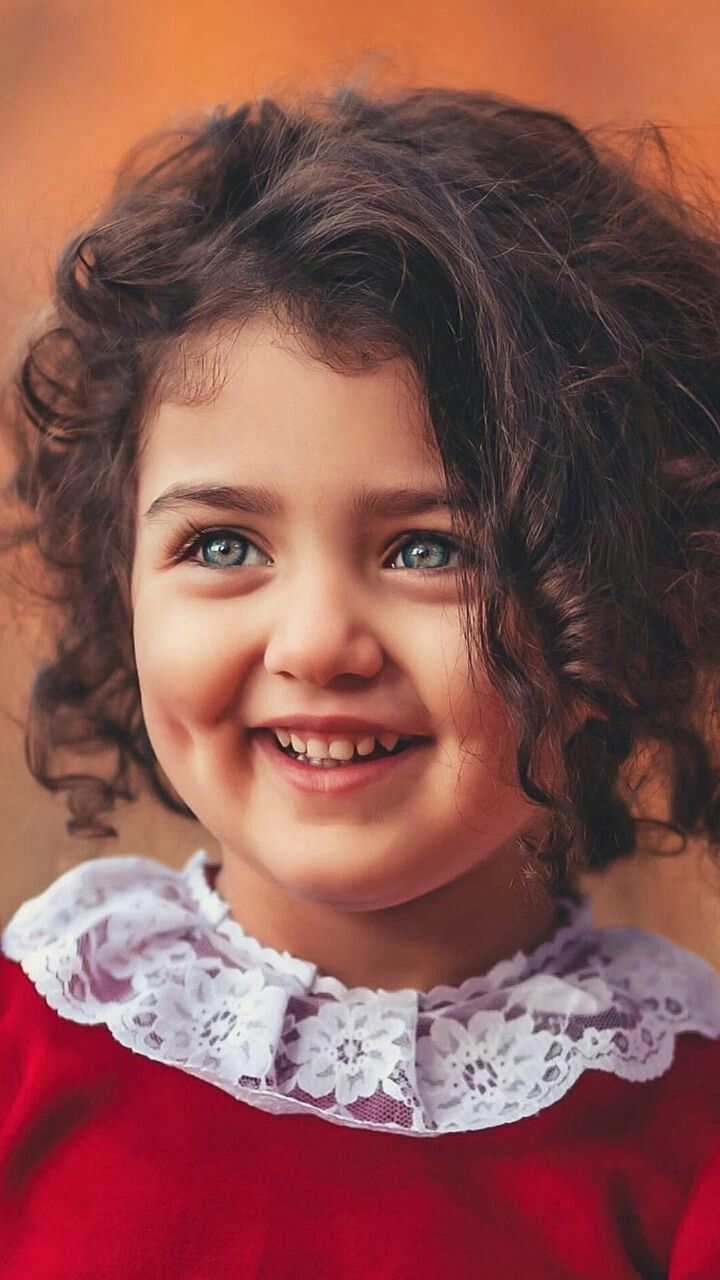
#> input picture Image_processing_Practical_labs/Exp6/pk.jpg, 720 x 1280 px
$ jupyter execute Ideal_pass_filters.ipynb
#> lines starting #> are read from the running program, lines starting #| are printed output that depends on the picture; after the words box and inside, x2 and y2 are one past the last pixel; in counts of white or black regions, pixels touching at a corner belong together
[cell 1]
# libraries
import cv2
import numpy as np
import matplotlib.pyplot as plt

# original image
f = cv2.imread('pk.jpg',0)
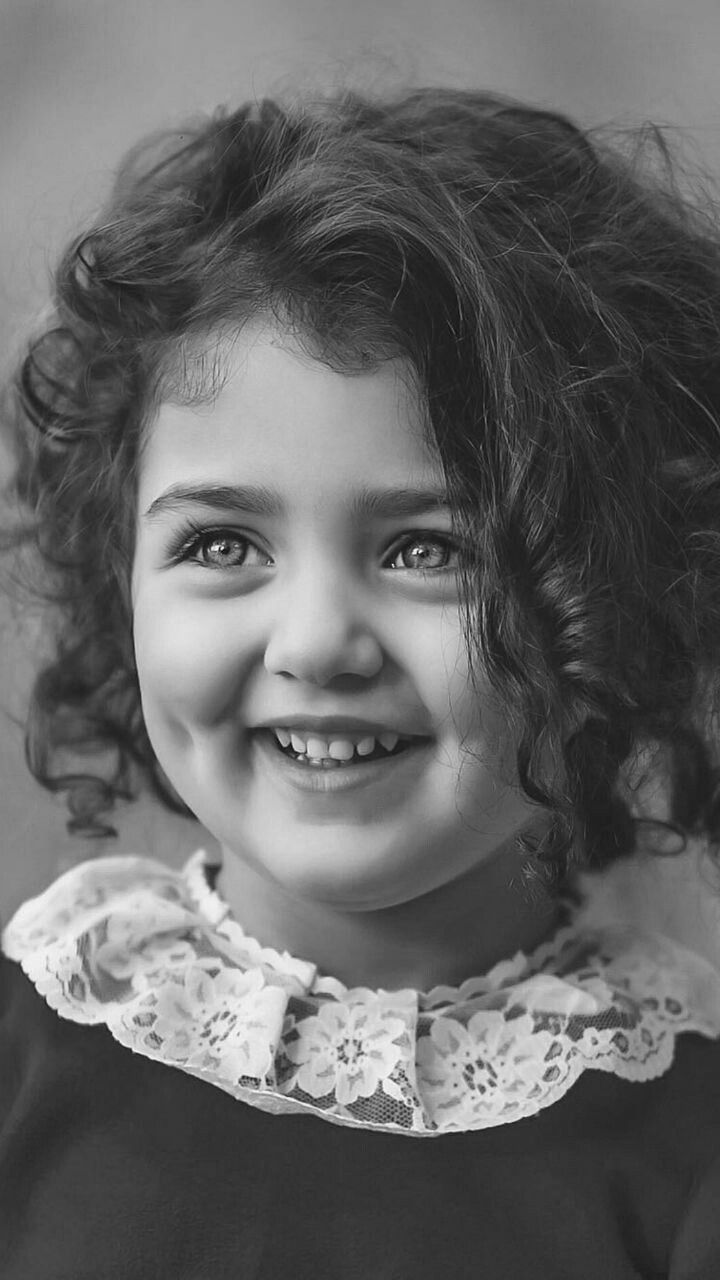
#> f: shape (1280, 720); min 3, max 253, mean 100.3

plt.imshow(f, cmap='gray')
plt.axis('off')
plt.show()

# image in frequency domain
F = np.fft.fft2(f)
plt.imshow(np.log1p(np.abs(F)),
           cmap='gray')
plt.axis('off')
plt.show()
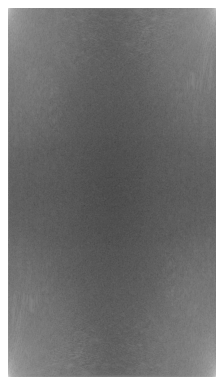
#> figure drawn by matplotlib, 1 panel

Fshift = np.fft.fftshift(F)
plt.imshow(np.log1p(np.abs(Fshift)),
           cmap='gray')
plt.axis('off')
plt.show()
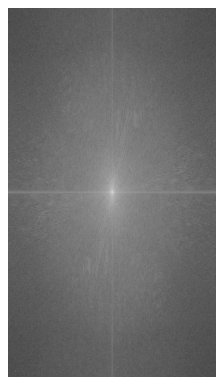
#> figure drawn by matplotlib, 1 panel

# Filter: Low pass filter
M,N = f.shape
#> M = 1280; N = 720
H = np.zeros((M,N), dtype=np.float32)
D0 = 50
for u in range(M):
    for v in range(N):
        D = np.sqrt((u-M/2)**2 + (v-N/2)**2)
        if D <= D0:
            H[u,v] = 1
        else:
            H[u,v] = 0
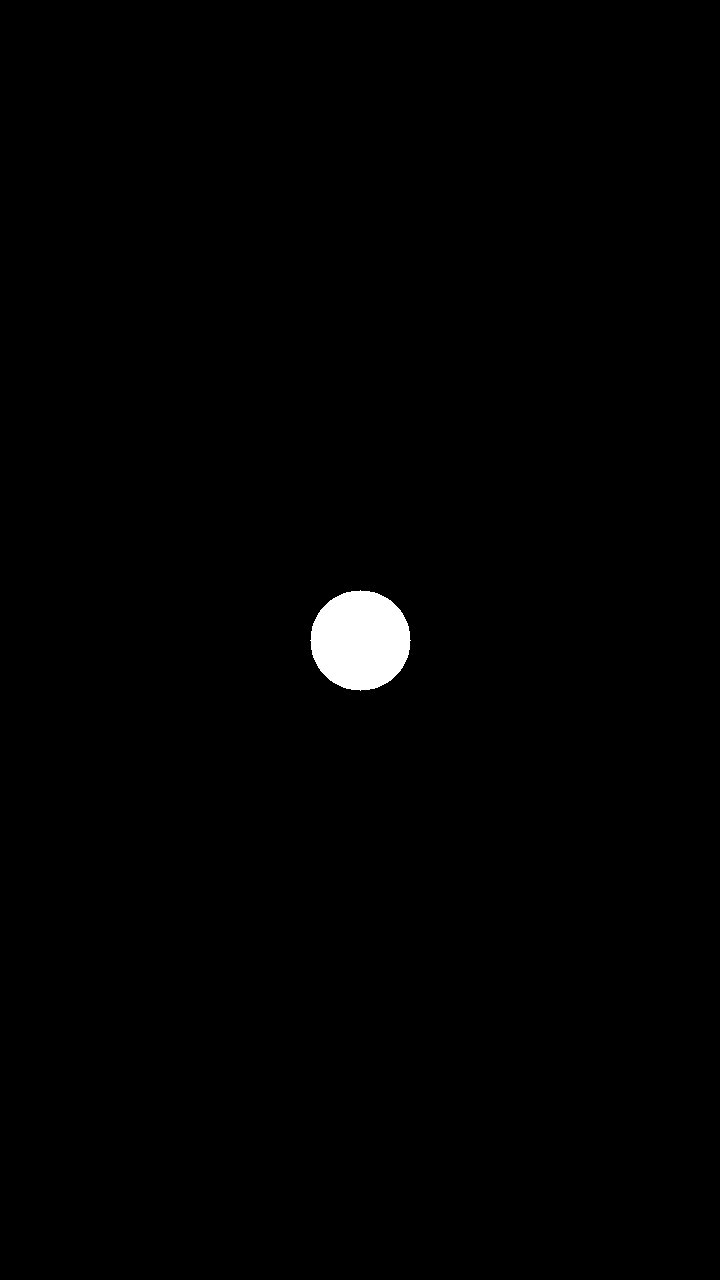
#> H: shape (1280, 720) float32; values 0 (black) and 1 (white), 0.85% white; 1 white region, box (x1, y1, x2, y2) and area: (310, 590, 411, 691) 7845

plt.imshow(H, cmap='gray')
plt.axis('off')
plt.show()

# Ideal Low Pass Filtering
Gshift = Fshift * H
plt.imshow(np.log1p(np.abs(Gshift)),
           cmap='gray')
plt.axis('off')
plt.show()
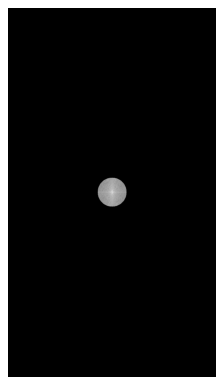
#> figure drawn by matplotlib, 1 panel

# Inverse Fourier Transform
G = np.fft.ifftshift(Gshift)
plt.imshow(np.log1p(np.abs(G)),
           cmap='gray')
plt.axis('off')
plt.show()

g = np.abs(np.fft.ifft2(G))
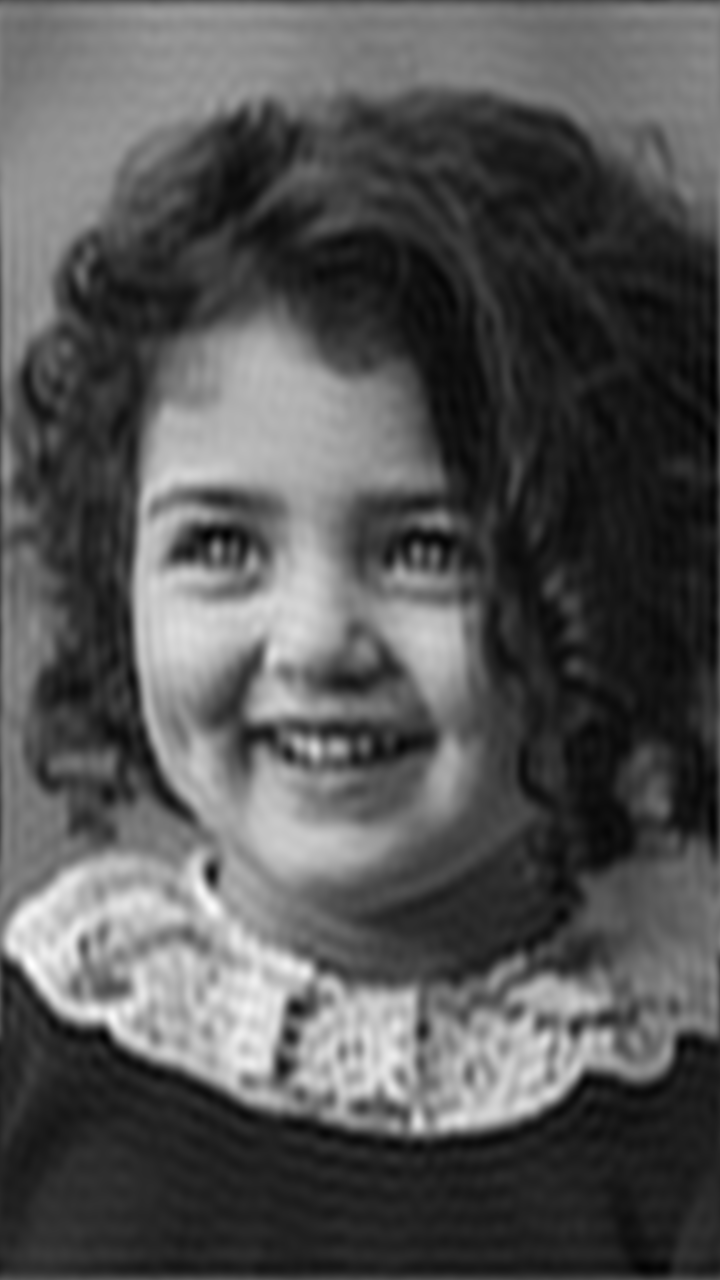
#> g: shape (1280, 720) float64; min 21.21, max 258.5, mean 100.3; drawn with min black and max white
plt.imshow(g, cmap='gray')
plt.axis('off')
plt.show()


# Filter: High pass filter
H = 1 - H

plt.imshow(H, cmap='gray')
plt.axis('off')
plt.show()
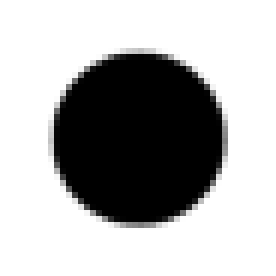
#> figure drawn by matplotlib, 1 panel

# Ideal High Pass Filtering
Gshift = Fshift * H
plt.imshow(np.log1p(np.abs(Gshift)),
           cmap='gray')
plt.axis('off')
plt.show()
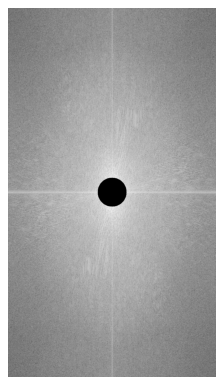
#> figure drawn by matplotlib, 1 panel

# Inverse Fourier Transform
G = np.fft.ifftshift(Gshift)
plt.imshow(np.log1p(np.abs(G)),
           cmap='gray')
plt.axis('off')
plt.show()
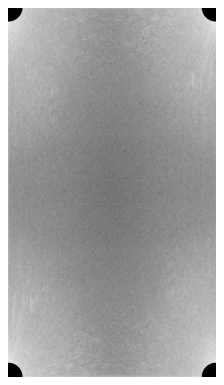
#> figure drawn by matplotlib, 1 panel

g = np.abs(np.fft.ifft2(G))
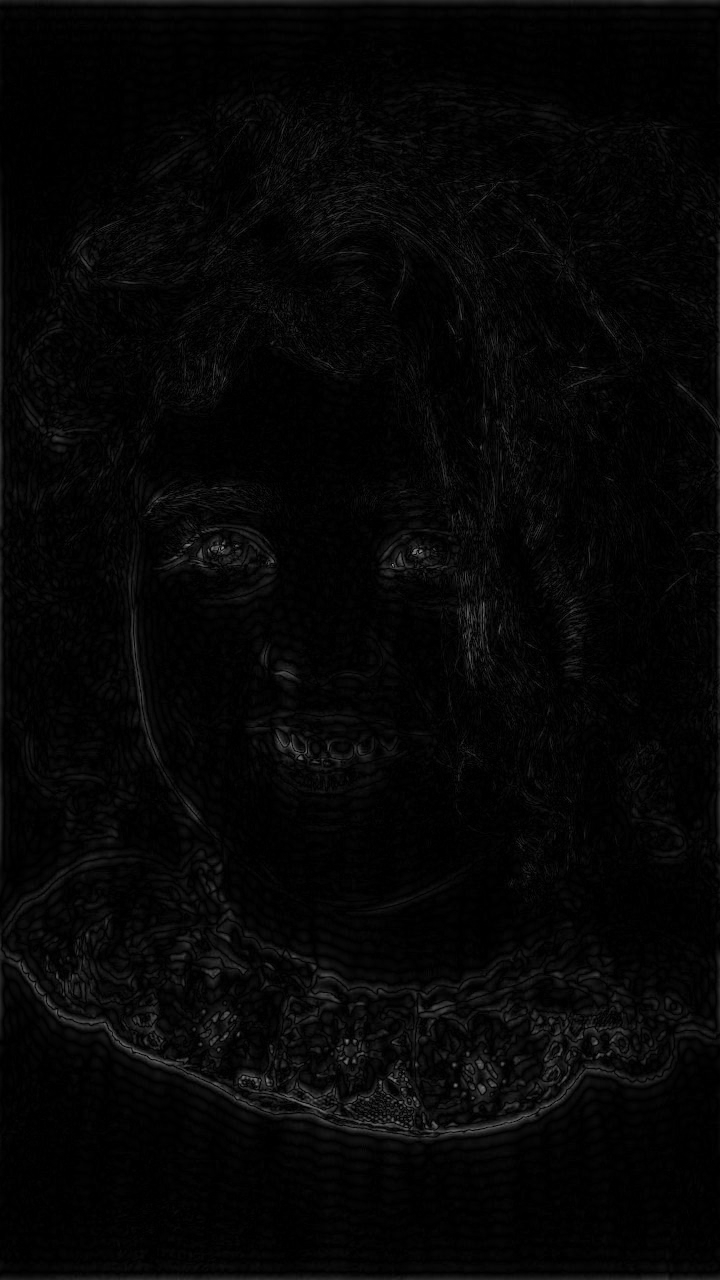
#> g: shape (1280, 720) float64; min 4.43e-06, max 154.3, mean 6.3
plt.imshow(g, cmap='gray')
plt.axis('off')
plt.show()
